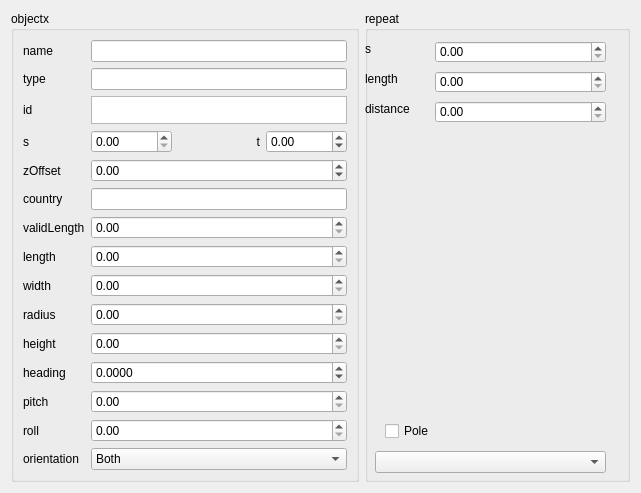
<?xml version="1.0" encoding="UTF-8"?>
<ui version="4.0">
 <class>ObjectSettings</class>
 <widget class="QWidget" name="ObjectSettings">
  <property name="geometry">
   <rect>
    <x>0</x>
    <y>0</y>
    <width>641</width>
    <height>493</height>
   </rect>
  </property>
  <property name="windowTitle">
   <string>Form</string>
  </property>
  <layout class="QGridLayout" name="gridLayout_2">
   <item row="0" column="1">
    <widget class="QGroupBox" name="groupBox_2">
     <property name="title">
      <string>repeat</string>
     </property>
     <widget class="QLabel" name="label_11">
      <property name="geometry">
       <rect>
        <x>0</x>
        <y>30</y>
        <width>53</width>
        <height>16</height>
       </rect>
      </property>
      <property name="text">
       <string>s</string>
      </property>
     </widget>
     <widget class="QLabel" name="label_12">
      <property name="geometry">
       <rect>
        <x>0</x>
        <y>60</y>
        <width>53</width>
        <height>16</height>
       </rect>
      </property>
      <property name="text">
       <string>length</string>
      </property>
     </widget>
     <widget class="QLabel" name="label_13">
      <property name="geometry">
       <rect>
        <x>0</x>
        <y>90</y>
        <width>53</width>
        <height>16</height>
       </rect>
      </property>
      <property name="text">
       <string>distance</string>
      </property>
     </widget>
     <widget class="QDoubleSpinBox" name="repeatSSpinBox">
      <property name="geometry">
       <rect>
        <x>70</x>
        <y>30</y>
        <width>171</width>
        <height>22</height>
       </rect>
      </property>
      <property name="maximum">
       <double>99999.990000000005239</double>
      </property>
     </widget>
     <widget class="QDoubleSpinBox" name="repeatLengthSpinBox">
      <property name="geometry">
       <rect>
        <x>70</x>
        <y>60</y>
        <width>171</width>
        <height>22</height>
       </rect>
      </property>
      <property name="maximum">
       <double>99999.990000000005239</double>
      </property>
     </widget>
     <widget class="QDoubleSpinBox" name="repeatDistanceSpinBox">
      <property name="geometry">
       <rect>
        <x>70</x>
        <y>90</y>
        <width>171</width>
        <height>22</height>
       </rect>
      </property>
      <property name="maximum">
       <double>99999.990000000005239</double>
      </property>
     </widget>
     <widget class="QComboBox" name="objectComboBox">
      <property name="geometry">
       <rect>
        <x>10</x>
        <y>440</y>
        <width>231</width>
        <height>22</height>
       </rect>
      </property>
     </widget>
     <widget class="QCheckBox" name="poleCheckBox">
      <property name="geometry">
       <rect>
        <x>20</x>
        <y>410</y>
        <width>247</width>
        <height>20</height>
       </rect>
      </property>
      <property name="text">
       <string>Pole</string>
      </property>
      <property name="checked">
       <bool>false</bool>
      </property>
     </widget>
    </widget>
   </item>
   <item row="0" column="0">
    <widget class="QGroupBox" name="groupBox">
     <property name="sizePolicy">
      <sizepolicy hsizetype="Fixed" vsizetype="Preferred">
       <horstretch>0</horstretch>
       <verstretch>0</verstretch>
      </sizepolicy>
     </property>
     <property name="title">
      <string>objectx</string>
     </property>
     <layout class="QGridLayout" name="gridLayout">
      <item row="5" column="2">
       <widget class="QDoubleSpinBox" name="zOffsetSpinBox">
        <property name="minimum">
         <double>-99.000000000000000</double>
        </property>
       </widget>
      </item>
      <item row="15" column="2">
       <widget class="QComboBox" name="orientationComboBox">
        <item>
         <property name="text">
          <string>Both</string>
         </property>
        </item>
        <item>
         <property name="text">
          <string>Positive</string>
         </property>
        </item>
        <item>
         <property name="text">
          <string>Negative</string>
         </property>
        </item>
       </widget>
      </item>
      <item row="13" column="0">
       <widget class="QLabel" name="label_3">
        <property name="text">
         <string>pitch</string>
        </property>
       </widget>
      </item>
      <item row="10" column="0">
       <widget class="QLabel" name="label_2">
        <property name="text">
         <string>radius</string>
        </property>
       </widget>
      </item>
      <item row="0" column="0">
       <widget class="QLabel" name="nameLabel">
        <property name="text">
         <string>name</string>
        </property>
       </widget>
      </item>
      <item row="0" column="2">
       <layout class="QHBoxLayout" name="horizontalLayout">
        <item>
         <widget class="QLineEdit" name="nameBox"/>
        </item>
       </layout>
      </item>
      <item row="2" column="0">
       <widget class="QLabel" name="idLabel">
        <property name="text">
         <string>id</string>
        </property>
       </widget>
      </item>
      <item row="2" column="2">
       <widget class="QTextEdit" name="idBox">
        <property name="enabled">
         <bool>true</bool>
        </property>
        <property name="sizePolicy">
         <sizepolicy hsizetype="Expanding" vsizetype="Ignored">
          <horstretch>0</horstretch>
          <verstretch>0</verstretch>
         </sizepolicy>
        </property>
        <property name="minimumSize">
         <size>
          <width>0</width>
          <height>21</height>
         </size>
        </property>
        <property name="verticalScrollBarPolicy">
         <enum>Qt::ScrollBarAlwaysOff</enum>
        </property>
        <property name="horizontalScrollBarPolicy">
         <enum>Qt::ScrollBarAlwaysOff</enum>
        </property>
        <property name="undoRedoEnabled">
         <bool>false</bool>
        </property>
        <property name="lineWrapMode">
         <enum>QTextEdit::NoWrap</enum>
        </property>
        <property name="readOnly">
         <bool>true</bool>
        </property>
        <property name="acceptRichText">
         <bool>false</bool>
        </property>
       </widget>
      </item>
      <item row="5" column="0">
       <widget class="QLabel" name="lengthLabel">
        <property name="text">
         <string>zOffset</string>
        </property>
       </widget>
      </item>
      <item row="7" column="0">
       <widget class="QLabel" name="predecessorLabel">
        <property name="text">
         <string>validLength</string>
        </property>
       </widget>
      </item>
      <item row="8" column="0">
       <widget class="QLabel" name="successorLabel">
        <property name="text">
         <string>length</string>
        </property>
       </widget>
      </item>
      <item row="4" column="2">
       <layout class="QHBoxLayout" name="horizontalLayout_3">
        <item>
         <widget class="QDoubleSpinBox" name="sSpinBox">
          <property name="maximum">
           <double>99999.990000000005239</double>
          </property>
         </widget>
        </item>
        <item>
         <widget class="QLabel" name="label">
          <property name="text">
           <string>t</string>
          </property>
          <property name="alignment">
           <set>Qt::AlignRight|Qt::AlignTrailing|Qt::AlignVCenter</set>
          </property>
         </widget>
        </item>
        <item>
         <widget class="QDoubleSpinBox" name="tSpinBox">
          <property name="minimum">
           <double>-99.989999999999995</double>
          </property>
         </widget>
        </item>
       </layout>
      </item>
      <item row="4" column="0">
       <widget class="QLabel" name="junctionLabel">
        <property name="text">
         <string>s</string>
        </property>
       </widget>
      </item>
      <item row="13" column="2">
       <widget class="QDoubleSpinBox" name="pitchSpinBox"/>
      </item>
      <item row="15" column="0">
       <widget class="QLabel" name="label_4">
        <property name="text">
         <string>orientation</string>
        </property>
       </widget>
      </item>
      <item row="8" column="2">
       <widget class="QDoubleSpinBox" name="lengthSpinBox"/>
      </item>
      <item row="10" column="2">
       <widget class="QDoubleSpinBox" name="radiusSpinBox"/>
      </item>
      <item row="9" column="0">
       <widget class="QLabel" name="label_5">
        <property name="text">
         <string>width</string>
        </property>
       </widget>
      </item>
      <item row="9" column="2">
       <widget class="QDoubleSpinBox" name="widthSpinBox"/>
      </item>
      <item row="11" column="0">
       <widget class="QLabel" name="label_6">
        <property name="text">
         <string>height</string>
        </property>
       </widget>
      </item>
      <item row="7" column="2">
       <widget class="QDoubleSpinBox" name="validLengthSpinBox"/>
      </item>
      <item row="14" column="0">
       <widget class="QLabel" name="label_7">
        <property name="text">
         <string>roll</string>
        </property>
       </widget>
      </item>
      <item row="11" column="2">
       <widget class="QDoubleSpinBox" name="heightSpinBox"/>
      </item>
      <item row="14" column="2">
       <widget class="QDoubleSpinBox" name="rollSpinBox"/>
      </item>
      <item row="1" column="2">
       <widget class="QLineEdit" name="typeBox"/>
      </item>
      <item row="1" column="0">
       <widget class="QLabel" name="label_9">
        <property name="text">
         <string>type</string>
        </property>
       </widget>
      </item>
      <item row="12" column="2">
       <widget class="QDoubleSpinBox" name="hdgSpinBox">
        <property name="decimals">
         <number>4</number>
        </property>
        <property name="minimum">
         <double>-180.000000000000000</double>
        </property>
        <property name="maximum">
         <double>180.000000000000000</double>
        </property>
       </widget>
      </item>
      <item row="12" column="0">
       <widget class="QLabel" name="label_8">
        <property name="text">
         <string>heading</string>
        </property>
       </widget>
      </item>
      <item row="6" column="0">
       <widget class="QLabel" name="predecessorLabel_2">
        <property name="text">
         <string>country</string>
        </property>
       </widget>
      </item>
      <item row="6" column="2">
       <widget class="QLineEdit" name="countryBox"/>
      </item>
     </layout>
     <zorder>orientationComboBox</zorder>
     <zorder>label_3</zorder>
     <zorder>label_2</zorder>
     <zorder>nameLabel</zorder>
     <zorder>idLabel</zorder>
     <zorder>idBox</zorder>
     <zorder>lengthLabel</zorder>
     <zorder>predecessorLabel</zorder>
     <zorder>successorLabel</zorder>
     <zorder>junctionLabel</zorder>
     <zorder>pitchSpinBox</zorder>
     <zorder>label_4</zorder>
     <zorder>lengthSpinBox</zorder>
     <zorder>radiusSpinBox</zorder>
     <zorder>label_5</zorder>
     <zorder>widthSpinBox</zorder>
     <zorder>zOffsetSpinBox</zorder>
     <zorder>label_6</zorder>
     <zorder>validLengthSpinBox</zorder>
     <zorder>label_7</zorder>
     <zorder>rollSpinBox</zorder>
     <zorder>heightSpinBox</zorder>
     <zorder>label_8</zorder>
     <zorder>hdgSpinBox</zorder>
     <zorder>label_9</zorder>
     <zorder>typeBox</zorder>
     <zorder>predecessorLabel_2</zorder>
     <zorder>countryBox</zorder>
    </widget>
   </item>
  </layout>
 </widget>
 <tabstops>
  <tabstop>nameBox</tabstop>
  <tabstop>typeBox</tabstop>
  <tabstop>idBox</tabstop>
  <tabstop>sSpinBox</tabstop>
  <tabstop>tSpinBox</tabstop>
  <tabstop>zOffsetSpinBox</tabstop>
  <tabstop>validLengthSpinBox</tabstop>
  <tabstop>lengthSpinBox</tabstop>
  <tabstop>widthSpinBox</tabstop>
  <tabstop>radiusSpinBox</tabstop>
  <tabstop>heightSpinBox</tabstop>
  <tabstop>hdgSpinBox</tabstop>
  <tabstop>pitchSpinBox</tabstop>
  <tabstop>rollSpinBox</tabstop>
  <tabstop>orientationComboBox</tabstop>
  <tabstop>repeatSSpinBox</tabstop>
  <tabstop>repeatLengthSpinBox</tabstop>
  <tabstop>repeatDistanceSpinBox</tabstop>
 </tabstops>
 <resources/>
 <connections/>
</ui>
